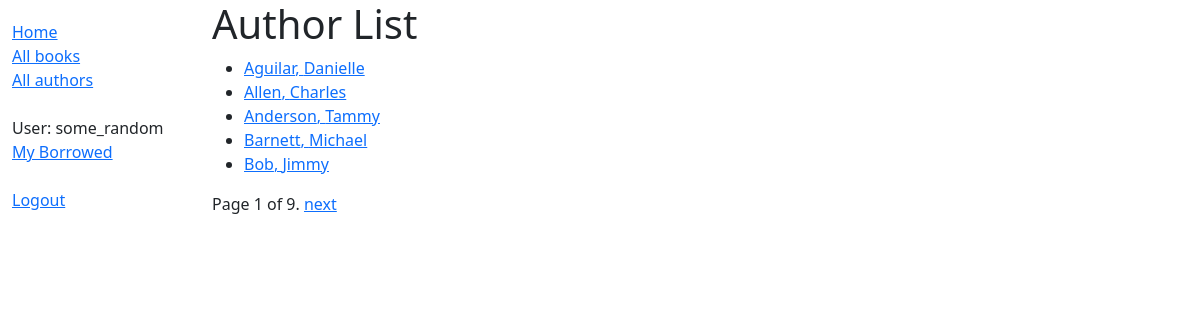
Page /catalog/authors/all/ (signed in) on the committed database.
### catalog/models.py (models this page shows, shortened)
class Author(models.Model):
    first_name = models.CharField(max_length=100)
    last_name = models.CharField(max_length=100)
    dob = models.DateField(
        null=True,
        blank=True
    )
    dod = models.DateField(
        'died',
        null=True,
        blank=True
    )
    def get_absolute_url(self):
        return reverse('authors-detail', args=[str(self.id)])
    class Meta:
        ordering = ['last_name', 'first_name']
        permissions = (
            ('can_edit_authors', 'Can modify available list of authors'),
        )

### catalog/views.py (the view)
# urls.py: path('authors/all/', views.AuthorListView.as_view(), name='authors-all'),
class AuthorListView(generic.ListView):
    template_name = 'author_list.html'
    model = Author
    context_object_name = 'author_list'
    paginate_by = 5

### catalog/templates/author_list.html (shortened to what this page needs)
{% extends 'base.html' %}
{% block content %}
    <h1>Author List</h1>
    {% if author_list %}
        <ul>
            {% for author in author_list %}
                <li>
                    <a href="{{ author.get_absolute_url }}">
                        {{ author.last_name }}, {{ author.first_name }}</a>
                </li>
            {% endfor %}
        </ul>
    {% else %}
        <p>There are no registered authors in the library!</p>
    {% endif %}
    {{ block.super }}
{% endblock %}

### catalog/templates/base.html (shortened to what this page needs)
<!DOCTYPE html>
<html lang="en">
<head>
  <link href="https://cdn.jsdelivr.net/npm/bootstrap@5.1.3/dist/css/bootstrap.min.css"
        rel="stylesheet"
>
  {% load static %}
  <link rel="stylesheet" href="{% static 'css/base.css' %}">
</head>
<body>
  <div class="container-fluid">
    <div class="row">
      <div class="col-sm-2">
      {% block sidebar %}
        <ul class="sidebar-nav">
            <li><a href="{% url 'index' %}">Home</a></li>
            <li><a href="{% url 'books-all' %}">All books</a></li>
            <li><a href="{% url 'authors-all' %}">All authors</a></li>
            <li><br></li>
            {% if user.is_authenticated %}
                <li>User: {{ user.get_username }}</li>
                {% if perms.catalog.can_view_all_books %}
                    <li>
                        <a href="{% url 'books-all-copies' %}">
                            View All Books
                        </a>
                    </li>
                {% else %}
                    <li>
                        <a href="{% url 'my-books' %}">
                            My Borrowed
                        </a>
                    </li>
                {% endif %}
                <li><br></li>
                <li><a href="{% url 'logout' %}?next={{ request.path }}">Logout</a></li>
            {% else %}
                <li><a href="{% url 'login' %}">Login</a></li>
            {% endif %}
        </ul>
     {% endblock %}
      </div>
      <div class="col-sm-10 ">
          {% block content %}
              {% block pagination %}
                  {% if is_paginated %}
                      <div class="pagination">
                          <span class="page-links">
                              <span class="page-current">
                                  Page {{ page_obj.number }} of {{ page_obj.paginator.num_pages }}.
                              </span>
                              {% if page_obj.has_next %}
                                  <a href="{{ request.path }}?page={{ page_obj.next_page_number }}">next</a>
                              {% endif %}
                          </span>
                      </div>
                  {% endif %}
              {% endblock %}
          {% endblock %}
      </div>
    </div>
  </div>
</body>
</html>

### catalog/static/css/base.css (style rules this page uses)
.sidebar-nav { margin-top: 20px; padding: 0; list-style: none; }

### rows in the picture
Author: last_name "Aguilar", first_name "Danielle"
Author: last_name "Allen", first_name "Charles"
Author: last_name "Anderson", first_name "Tammy"
Author: last_name "Barnett", first_name "Michael"
Author: last_name "Bob", first_name "Jimmy"

### other values in the picture
{{ user.get_username }} "some_random"
{{ page_obj.number }} "1"
{{ page_obj.paginator.num_pages }} "9"
